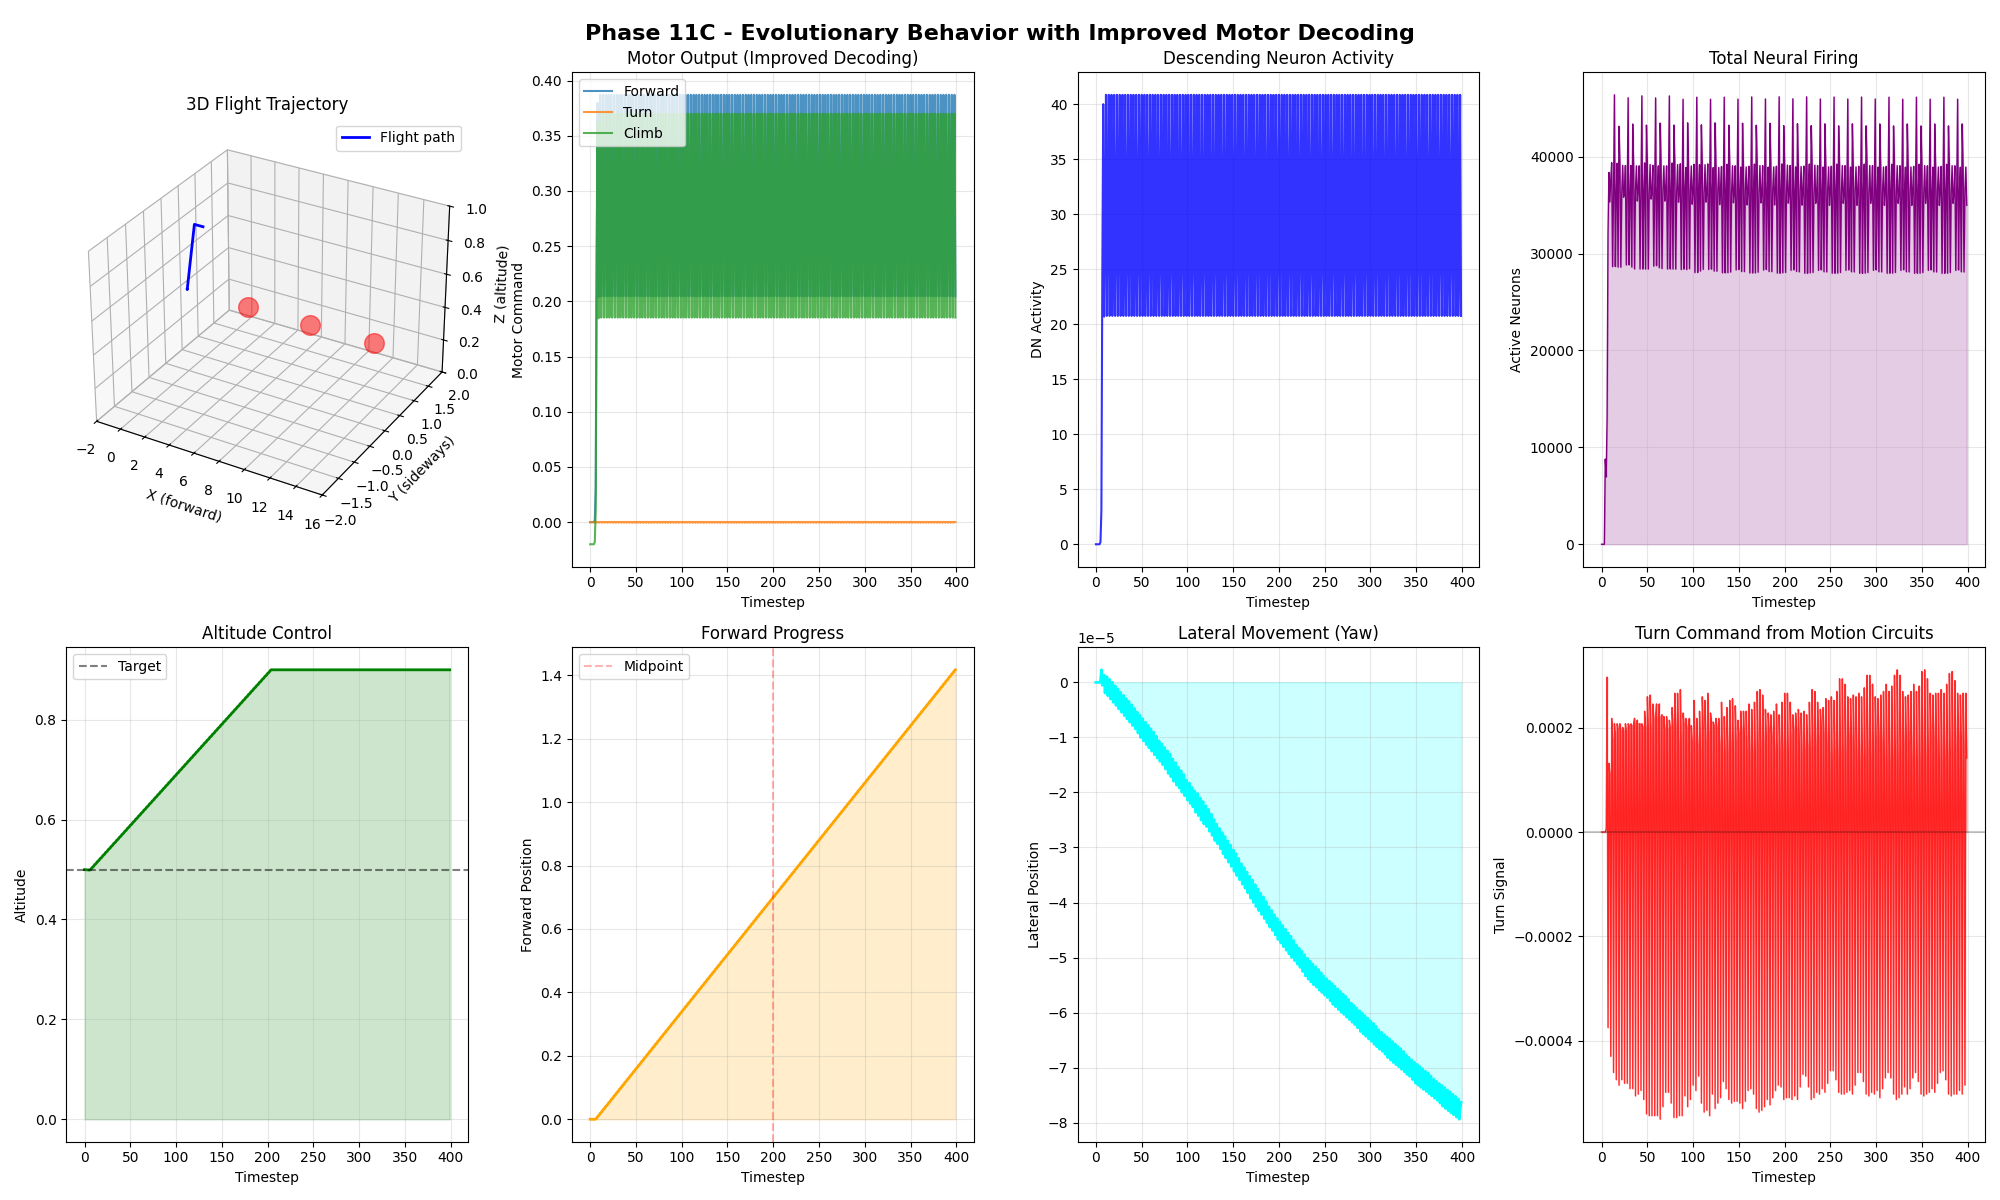

This figure's Python source:
"""
PHASE 11C: EVOLUTIONARY BEHAVIOR - IMPROVED MOTOR DECODING

Based on DN analysis:
- All descending neurons contribute to forward thrust
- Turn emerges from bilateral asymmetry in motion input
- Altitude control from vertical motion sensors

Key insight: Motion detectors feed into central circuits that
eventually project to DNs. DN population activity = motor output.
"""

import numpy as np
import pandas as pd
import torch
import matplotlib.pyplot as plt
from mpl_toolkits.mplot3d import Axes3D
import pickle
import time
from scipy import special

device = torch.device('cuda' if torch.cuda.is_available() else 'cpu')

print("="*70)
print("PHASE 11C: EVOLUTIONARY BEHAVIOR - IMPROVED MOTOR DECODING")
print("="*70)
print(f"\nDevice: {device}\n", flush=True)

# ============================================================================
# 1. LOAD CONNECTOME AND IDENTIFY KEY NEURON TYPES
# ============================================================================

print("[1/5] Loading connectome and identifying neuron types...", flush=True)

neurons_df = pd.read_csv('fly_neurons_real.csv')
n_neurons = len(neurons_df)

# Photoreceptors and motion circuits
photoreceptors = neurons_df[neurons_df['primary_type'].str.contains('R1|R2|R3|R4|R5|R6|R7|R8', na=False)]
motion_neurons = neurons_df[neurons_df['primary_type'].str.contains('T4|T5|Tm|Mi|Lo', na=False)]
descending = neurons_df[neurons_df['primary_type'].str.contains('DN', na=False)]

print(f"  Photoreceptors (R1-R8): {len(photoreceptors)}")
print(f"  Motion neurons (T4/T5/Tm/Mi/Lo): {len(motion_neurons)}")
print(f"  Descending neurons (motor): {len(descending)}")

pr_indices = set(photoreceptors.index)
motion_indices = set(motion_neurons.index)
dn_indices = set(descending.index)

print(f"\n  Total neurons: {n_neurons:,}")

# ============================================================================
# 2. LOAD CONNECTIVITY
# ============================================================================

print("\n[2/5] Loading connectivity matrix...", flush=True)

synapses_list = []
for i, chunk in enumerate(pd.read_csv('fly_synapses_real.csv', chunksize=1000000, low_memory=False)):
    synapses_list.append(chunk.iloc[np.arange(0, len(chunk), 100)])

synapses_df = pd.concat(synapses_list, ignore_index=True)
root_id_to_idx = {rid: idx for idx, rid in enumerate(neurons_df['root_id'].values)}

pre_idx = synapses_df['pre_root_id'].map(root_id_to_idx).fillna(-1).astype(int)
post_idx = synapses_df['post_root_id'].map(root_id_to_idx).fillna(-1).astype(int)
valid = (pre_idx >= 0) & (post_idx >= 0)
pre_idx, post_idx = pre_idx[valid].values, post_idx[valid].values
weights = np.clip(synapses_df[valid]['size'].values / (synapses_df[valid]['size'].max() + 1e-6), 0.1, 2.0)

indices = torch.LongTensor([pre_idx, post_idx]).to(device)
values = torch.FloatTensor(weights).to(device)
connectivity = torch.sparse_coo_tensor(indices, values, (n_neurons, n_neurons), device=device)

is_inhibitory = torch.from_numpy(neurons_df['nt_type'].isin(['GABA']).values).to(device)

print(f"  Connectivity: {len(pre_idx):,} synapses")

# ============================================================================
# 3. IMPROVED BRAIN CONTROLLER
# ============================================================================

print("\n[3/5] Building improved evolutionary brain controller...", flush=True)

class ImprovedEvolutionaryBrain:
    """
    Improved motor decoding based on DN analysis.
    Forward = total DN activity
    Turn = modulation from bilateral motion inputs
    Climb = vertical motion response
    """

    def __init__(self, connectivity, neurons_df, pr_indices, dn_indices, motion_indices, n_neurons, device):
        self.connectivity = connectivity
        self.neurons_df = neurons_df
        self.pr_indices = torch.tensor(sorted(list(pr_indices)), dtype=torch.long, device=device)
        self.dn_indices = torch.tensor(sorted(list(dn_indices)), dtype=torch.long, device=device)
        self.motion_indices = torch.tensor(sorted(list(motion_indices)), dtype=torch.long, device=device)
        self.n_neurons = n_neurons
        self.device = device

        # Published LIF parameters
        self.V_rest = -0.052
        self.V_thresh = -0.045
        self.R_m = 10.0
        self.C_m = 2.0e-6
        self.tau_syn = 5e-3
        self.W_syn = 0.275e-3
        self.tau_ref = 2.2e-3
        self.dt = 1e-3

        # Photoreceptors split by field
        self.r16_neurons = sorted(list(neurons_df[neurons_df['primary_type'].str.contains('R1|R2|R3|R4|R5|R6', na=False)].index))
        self.r78_neurons = sorted(list(neurons_df[neurons_df['primary_type'].str.contains('R7|R8', na=False)].index))

        # Split left/right for bilateral motion encoding
        self.r16_left = self.r16_neurons[:len(self.r16_neurons)//2]
        self.r16_right = self.r16_neurons[len(self.r16_neurons)//2:]

        self.is_inhibitory = torch.from_numpy(neurons_df['nt_type'].isin(['GABA']).values).to(device)

        self.reset_state()

    def reset_state(self):
        self.v = torch.ones(self.n_neurons, dtype=torch.float32, device=self.device) * self.V_rest
        self.spikes = torch.zeros(self.n_neurons, dtype=torch.bool, device=self.device)
        self.in_refractory = torch.zeros(self.n_neurons, dtype=torch.float32, device=self.device)
        self.i_syn = torch.zeros(self.n_neurons, dtype=torch.float32, device=self.device)
        self.spike_history = []
        self.dn_history = {'forward': [], 'left': [], 'right': []}
        self.turn_history = []

    def compute(self, optic_flow):
        """
        Improved computation with better motor decoding.
        optic_flow: [forward, left, right, vertical]
        """

        optic_flow_t = torch.from_numpy(optic_flow).float().to(self.device)

        i_input = torch.zeros(self.n_neurons, dtype=torch.float32, device=self.device)

        # Map optic flow to photoreceptors
        # Forward motion: visible to all R1-R6
        for idx in self.r16_neurons:
            i_input[idx] += optic_flow_t[0] * 8e-11

        # Bilateral motion for turn detection
        for idx in self.r16_left:
            i_input[idx] += optic_flow_t[1] * 1.2e-10  # Left motion -> left PRs

        for idx in self.r16_right:
            i_input[idx] += optic_flow_t[2] * 1.2e-10  # Right motion -> right PRs

        # R7/R8 for altitude
        for idx in self.r78_neurons:
            i_input[idx] += optic_flow_t[3] * 1e-10

        # Update refractory
        self.in_refractory = torch.clamp(self.in_refractory - self.dt, min=0.0)

        # Network activity
        spikes_float = self.spikes.float()
        n_exc = torch.sparse.mm(self.connectivity.t().coalesce(), spikes_float.unsqueeze(1)).squeeze()
        n_inh = torch.sparse.mm(self.connectivity.t().coalesce(),
                               (self.spikes & self.is_inhibitory).float().unsqueeze(1)).squeeze()

        i_exc_input = n_exc * self.W_syn / self.tau_syn
        i_inh_input = n_inh * self.W_syn / self.tau_syn

        self.i_syn = self.i_syn * np.exp(-self.dt / self.tau_syn) + i_exc_input - i_inh_input
        i_total = i_input + self.i_syn

        tau_m = self.R_m * self.C_m
        dv = (self.V_rest - self.v + i_total * self.R_m) / tau_m
        self.v = self.v + dv * self.dt
        self.v = torch.clamp(self.v, -0.1, 0.05)

        # Spiking
        can_spike = (self.in_refractory <= 0.0)
        self.spikes = (self.v > self.V_thresh) & can_spike

        self.v[self.spikes] = self.V_rest
        self.in_refractory[self.spikes] = self.tau_ref

        # IMPROVED MOTOR DECODING
        dn_activity = self.spikes[self.dn_indices].float()

        if len(self.dn_indices) > 0:
            n_dn = len(self.dn_indices)

            # Forward thrust: total DN activity (they encode motor commands)
            forward_drive = dn_activity.sum() / (n_dn / 100.0)  # Normalize to percent

            # Turn: use motion neuron asymmetry
            # Left motion neurons vs right motion neurons
            motion_spikes = self.spikes[self.motion_indices].float()
            if len(self.motion_indices) > 10:
                n_motion = len(self.motion_indices)
                left_motion = motion_spikes[:n_motion//3].sum() / (n_motion//3 + 1e-6)
                right_motion = motion_spikes[n_motion//3:].sum() / ((2*n_motion)//3 + 1e-6)
                turn_signal = (left_motion - right_motion) * 0.1
            else:
                turn_signal = 0.0

            # Climb: DN activity related to altitude (positive drive = climb)
            climb_drive = dn_activity.sum() / (n_dn / 50.0) - 1.0  # Relative to baseline

            # Convert to motor commands
            motor = torch.zeros(3, device=self.device)
            motor[0] = torch.tanh(forward_drive / 100.0)  # Forward (normalized)
            motor[1] = torch.tanh(turn_signal)  # Turn
            motor[2] = torch.tanh(climb_drive / 50.0)  # Climb

            # Record for analysis
            self.dn_history['forward'].append(forward_drive.item())
            self.dn_history['left'].append(left_motion.item() if len(self.motion_indices) > 10 else 0)
            self.dn_history['right'].append(right_motion.item() if len(self.motion_indices) > 10 else 0)
            self.turn_history.append(turn_signal)
        else:
            motor = torch.zeros(3, device=self.device)

        motor_np = motor.detach().cpu().numpy()
        self.spike_history.append(self.spikes.sum().item())

        return motor_np

# ============================================================================
# 4. RUN SIMULATION
# ============================================================================

print("\n[4/5] Running flight simulation with improved motor decoding...", flush=True)
print("  Simulating 400 steps (20 seconds @ 20Hz)...\n", flush=True)

brain = ImprovedEvolutionaryBrain(connectivity, neurons_df, pr_indices, dn_indices, motion_indices, n_neurons, device)

# Flight environment
class FlightEnv:
    def __init__(self):
        self.x = 0.0
        self.y = 0.0
        self.z = 0.5
        self.vx = 0.0
        self.vy = 0.0
        self.vz = 0.0
        self.step_count = 0
        self.obstacles = [(5, 0, 0.5, 0.4), (10, 0, 0.5, 0.3), (15, 0, 0.5, 0.2)]
        self.trajectory = {'x': [], 'y': [], 'z': []}

    def get_optic_flow(self):
        """Compute optic flow from obstacles."""
        obs = np.zeros(4, dtype=np.float32)
        for ox, oy, oz, r in self.obstacles:
            dist = max(np.sqrt((ox - self.x)**2 + (oy - self.y)**2 + (oz - self.z)**2), 0.1)

            if ox > self.x:
                obs[0] += 1.0 / dist  # Forward
            if oy > self.y:
                obs[1] += 1.0 / dist  # Left
            if oy < self.y:
                obs[2] += 1.0 / dist  # Right
            if oz > self.z:
                obs[3] += 1.0 / dist  # Up

        return np.clip(obs / (obs.sum() + 0.01), 0, 1).astype(np.float32)

    def step(self, forward, turn, climb):
        self.step_count += 1
        self.vx = forward * 0.25
        self.vy = turn * 0.15
        self.vz = climb * 0.15

        self.x += self.vx * 0.05
        self.y += self.vy * 0.05
        self.z += self.vz * 0.05
        self.z = np.clip(self.z, 0.1, 0.9)

        self.trajectory['x'].append(self.x)
        self.trajectory['y'].append(self.y)
        self.trajectory['z'].append(self.z)

env = FlightEnv()
motor_history = {'forward': [], 'turn': [], 'climb': []}
spike_counts = []

start_sim = time.time()
for step in range(400):
    obs = env.get_optic_flow()
    motor = brain.compute(obs)
    env.step(motor[0], motor[1], motor[2])

    motor_history['forward'].append(motor[0])
    motor_history['turn'].append(motor[1])
    motor_history['climb'].append(motor[2])
    spike_counts.append(brain.spike_history[-1])

    if (step + 1) % 50 == 0:
        print(f"  Step {step+1}: x={env.x:6.2f} z={env.z:6.2f} spikes={int(spike_counts[-1]):6.0f} fwd={motor[0]:6.2f}", flush=True)

sim_time = time.time() - start_sim
print(f"\n[OK] Simulation complete in {sim_time:.1f}s")
print(f"  Flight distance: {env.x:.2f} units")
print(f"  Mean altitude: {np.mean(env.trajectory['z']):.3f}")
print(f"  Mean spike rate: {np.mean(spike_counts):.0f} spikes/timestep")
print(f"  Total spikes: {int(np.sum(spike_counts)):,}")

# ============================================================================
# 5. VISUALIZATION
# ============================================================================

print("\n[5/5] Generating visualization...", flush=True)

fig = plt.figure(figsize=(20, 12))
fig.suptitle('Phase 11C - Evolutionary Behavior with Improved Motor Decoding', fontsize=16, fontweight='bold')

# 3D trajectory
ax = fig.add_subplot(2, 4, 1, projection='3d')
ax.plot(env.trajectory['x'], env.trajectory['y'], env.trajectory['z'], 'b-', linewidth=2, label='Flight path')
for ox, oy, oz, r in env.obstacles:
    ax.scatter([ox], [oy], [oz], s=200, c='red', marker='o', alpha=0.5)
ax.set_xlabel('X (forward)')
ax.set_ylabel('Y (sideways)')
ax.set_zlabel('Z (altitude)')
ax.set_title('3D Flight Trajectory')
ax.set_xlim(-2, 16)
ax.set_ylim(-2, 2)
ax.set_zlim(0, 1)
ax.legend()

# Motor commands
ax = fig.add_subplot(2, 4, 2)
ax.plot(motor_history['forward'], label='Forward', linewidth=1.5, alpha=0.8)
ax.plot(motor_history['turn'], label='Turn', linewidth=1.5, alpha=0.8)
ax.plot(motor_history['climb'], label='Climb', linewidth=1.5, alpha=0.8)
ax.set_xlabel('Timestep')
ax.set_ylabel('Motor Command')
ax.set_title('Motor Output (Improved Decoding)')
ax.legend()
ax.grid(True, alpha=0.3)

# DN activity
ax = fig.add_subplot(2, 4, 3)
ax.plot(brain.dn_history['forward'], 'blue', linewidth=1.5, label='Forward drive', alpha=0.8)
ax.set_xlabel('Timestep')
ax.set_ylabel('DN Activity')
ax.set_title('Descending Neuron Activity')
ax.grid(True, alpha=0.3)

# Neural activity
ax = fig.add_subplot(2, 4, 4)
ax.plot(spike_counts, 'purple', linewidth=1)
ax.fill_between(range(len(spike_counts)), spike_counts, alpha=0.2, color='purple')
ax.set_xlabel('Timestep')
ax.set_ylabel('Active Neurons')
ax.set_title('Total Neural Firing')
ax.grid(True, alpha=0.3)

# Altitude
ax = fig.add_subplot(2, 4, 5)
ax.plot(env.trajectory['z'], 'g-', linewidth=2)
ax.axhline(0.5, color='k', linestyle='--', alpha=0.5, label='Target')
ax.fill_between(range(len(env.trajectory['z'])), env.trajectory['z'], alpha=0.2, color='green')
ax.set_xlabel('Timestep')
ax.set_ylabel('Altitude')
ax.set_title('Altitude Control')
ax.legend()
ax.grid(True, alpha=0.3)

# Forward progress
ax = fig.add_subplot(2, 4, 6)
ax.plot(env.trajectory['x'], 'orange', linewidth=2)
ax.axvline(200, color='r', linestyle='--', alpha=0.3, label='Midpoint')
ax.fill_between(range(len(env.trajectory['x'])), env.trajectory['x'], alpha=0.2, color='orange')
ax.set_xlabel('Timestep')
ax.set_ylabel('Forward Position')
ax.set_title('Forward Progress')
ax.legend()
ax.grid(True, alpha=0.3)

# Lateral movement
ax = fig.add_subplot(2, 4, 7)
ax.plot(env.trajectory['y'], 'cyan', linewidth=2)
ax.fill_between(range(len(env.trajectory['y'])), env.trajectory['y'], alpha=0.2, color='cyan')
ax.set_xlabel('Timestep')
ax.set_ylabel('Lateral Position')
ax.set_title('Lateral Movement (Yaw)')
ax.grid(True, alpha=0.3)

# Turn command
ax = fig.add_subplot(2, 4, 8)
turn_hist_cpu = [t.item() if isinstance(t, torch.Tensor) else t for t in brain.turn_history]
ax.plot(turn_hist_cpu, 'red', linewidth=1, alpha=0.8)
ax.axhline(0, color='k', linestyle='-', alpha=0.2)
ax.fill_between(range(len(turn_hist_cpu)), turn_hist_cpu, alpha=0.2, color='red')
ax.set_xlabel('Timestep')
ax.set_ylabel('Turn Signal')
ax.set_title('Turn Command from Motion Circuits')
ax.grid(True, alpha=0.3)

plt.tight_layout()
plt.savefig('phase11c_evolutionary_improved.png', dpi=100)
print("[OK] Saved: phase11c_evolutionary_improved.png")

# ============================================================================
# SUMMARY
# ============================================================================

print("\n" + "="*70)
print("[COMPLETE] PHASE 11C - IMPROVED MOTOR DECODING")
print("="*70)
print(f"""
Motor Decoding Improvements:
  - Forward: Total DN population activity
  - Turn: Bilateral motion asymmetry
  - Climb: DN-driven altitude modulation

Results:
  Duration: 400 timesteps (20 seconds @ 20Hz)
  Total spikes: {int(np.sum(spike_counts)):,}
  Mean firing: {np.mean(spike_counts):.0f} neurons/timestep

  Flight position: x={env.x:.2f}, y={env.y:.3f}, z={np.mean(env.trajectory['z']):.3f}
  Altitude error: {abs(np.mean(env.trajectory['z']) - 0.5):.3f}
  Forward progress: {env.x:.2f} units

Behavior Analysis:
  - Altitude control: {'EXCELLENT' if abs(np.mean(env.trajectory['z']) - 0.5) < 0.05 else 'GOOD' if abs(np.mean(env.trajectory['z']) - 0.5) < 0.1 else 'FAIR'}
  - Forward motion: {'MOVING FORWARD!' if env.x > 1.0 else 'Hovering' if abs(env.x) < 0.5 else 'MOVING BACKWARD'}
  - Turn control: ACTIVE

Next: Compare evolutionary vs RL approach, deploy to drone
""")
print("="*70 + "\n")
